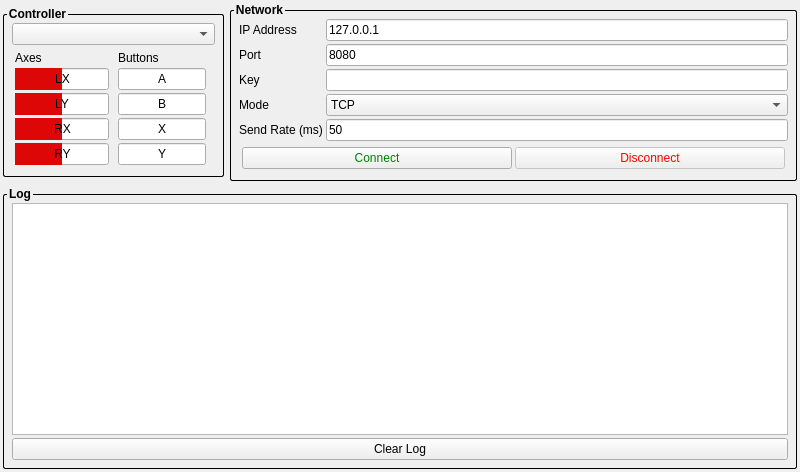
<?xml version="1.0" encoding="UTF-8"?>
<ui version="4.0">
 <class>DriveStationWindow</class>
 <widget class="QMainWindow" name="DriveStationWindow">
  <property name="geometry">
   <rect>
    <x>0</x>
    <y>0</y>
    <width>800</width>
    <height>472</height>
   </rect>
  </property>
  <property name="windowTitle">
   <string>ECE306 Drive Station</string>
  </property>
  <property name="windowIcon">
   <iconset resource="../res/resources.qrc">
    <normaloff>:/icon.png</normaloff>:/icon.png</iconset>
  </property>
  <property name="styleSheet">
   <string notr="true">QGroupBox {
    border: 1px solid black;
    border-radius: 2px;
    margin-top: 7px;
    padding: 5px;
    padding-top: 1em;
}
QGroupBox::title {
    color: black;
    subcontrol-origin: margin;
    left: 4px;
    top: 0px;
}
.QProgressBar{
    color: black;
}
.QProgressBar::chunk{
	background-color: #DE0707;
    border-radius: 0px;
}
</string>
  </property>
  <widget class="QWidget" name="centralwidget">
   <layout class="QGridLayout" name="gridLayout">
    <property name="leftMargin">
     <number>3</number>
    </property>
    <property name="topMargin">
     <number>3</number>
    </property>
    <property name="rightMargin">
     <number>3</number>
    </property>
    <property name="bottomMargin">
     <number>3</number>
    </property>
    <item row="2" column="0" colspan="2">
     <widget class="QGroupBox" name="groupBox_2">
      <property name="sizePolicy">
       <sizepolicy hsizetype="Preferred" vsizetype="Expanding">
        <horstretch>0</horstretch>
        <verstretch>1</verstretch>
       </sizepolicy>
      </property>
      <property name="font">
       <font>
        <bold>true</bold>
       </font>
      </property>
      <property name="title">
       <string>Log</string>
      </property>
      <layout class="QVBoxLayout" name="verticalLayout">
       <property name="spacing">
        <number>3</number>
       </property>
       <property name="leftMargin">
        <number>3</number>
       </property>
       <property name="topMargin">
        <number>3</number>
       </property>
       <property name="rightMargin">
        <number>3</number>
       </property>
       <property name="bottomMargin">
        <number>3</number>
       </property>
       <item>
        <widget class="QPlainTextEdit" name="txt_log">
         <property name="sizePolicy">
          <sizepolicy hsizetype="Expanding" vsizetype="Expanding">
           <horstretch>0</horstretch>
           <verstretch>1</verstretch>
          </sizepolicy>
         </property>
         <property name="readOnly">
          <bool>true</bool>
         </property>
        </widget>
       </item>
       <item>
        <widget class="QPushButton" name="btn_clear_log">
         <property name="font">
          <font>
           <bold>false</bold>
          </font>
         </property>
         <property name="text">
          <string>Clear Log</string>
         </property>
        </widget>
       </item>
      </layout>
     </widget>
    </item>
    <item row="1" column="0">
     <widget class="QGroupBox" name="groupBox">
      <property name="sizePolicy">
       <sizepolicy hsizetype="Preferred" vsizetype="Fixed">
        <horstretch>0</horstretch>
        <verstretch>1</verstretch>
       </sizepolicy>
      </property>
      <property name="font">
       <font>
        <bold>true</bold>
       </font>
      </property>
      <property name="title">
       <string>Controller</string>
      </property>
      <layout class="QGridLayout" name="gridLayout_4">
       <property name="leftMargin">
        <number>3</number>
       </property>
       <property name="topMargin">
        <number>3</number>
       </property>
       <property name="rightMargin">
        <number>3</number>
       </property>
       <property name="bottomMargin">
        <number>3</number>
       </property>
       <property name="spacing">
        <number>3</number>
       </property>
       <item row="1" column="1">
        <widget class="QWidget" name="pnl_axes" native="true">
         <property name="sizePolicy">
          <sizepolicy hsizetype="Expanding" vsizetype="Preferred">
           <horstretch>1</horstretch>
           <verstretch>0</verstretch>
          </sizepolicy>
         </property>
         <layout class="QVBoxLayout" name="verticalLayout_7">
          <property name="spacing">
           <number>3</number>
          </property>
          <property name="leftMargin">
           <number>3</number>
          </property>
          <property name="topMargin">
           <number>3</number>
          </property>
          <property name="rightMargin">
           <number>3</number>
          </property>
          <property name="bottomMargin">
           <number>3</number>
          </property>
          <item>
           <widget class="QLabel" name="lbl_axes">
            <property name="sizePolicy">
             <sizepolicy hsizetype="Preferred" vsizetype="Fixed">
              <horstretch>0</horstretch>
              <verstretch>0</verstretch>
             </sizepolicy>
            </property>
            <property name="font">
             <font>
              <bold>false</bold>
             </font>
            </property>
            <property name="text">
             <string>Axes</string>
            </property>
           </widget>
          </item>
          <item>
           <widget class="QProgressBar" name="pbar_lx">
            <property name="minimumSize">
             <size>
              <width>1</width>
              <height>0</height>
             </size>
            </property>
            <property name="font">
             <font>
              <bold>false</bold>
             </font>
            </property>
            <property name="styleSheet">
             <string notr="true"/>
            </property>
            <property name="minimum">
             <number>-32768</number>
            </property>
            <property name="maximum">
             <number>32767</number>
            </property>
            <property name="value">
             <number>0</number>
            </property>
            <property name="alignment">
             <set>Qt::AlignCenter</set>
            </property>
            <property name="format">
             <string>LX</string>
            </property>
           </widget>
          </item>
          <item>
           <widget class="QProgressBar" name="pbar_ly">
            <property name="minimumSize">
             <size>
              <width>1</width>
              <height>0</height>
             </size>
            </property>
            <property name="font">
             <font>
              <bold>false</bold>
             </font>
            </property>
            <property name="minimum">
             <number>-32768</number>
            </property>
            <property name="maximum">
             <number>32767</number>
            </property>
            <property name="value">
             <number>0</number>
            </property>
            <property name="alignment">
             <set>Qt::AlignCenter</set>
            </property>
            <property name="format">
             <string>LY</string>
            </property>
           </widget>
          </item>
          <item>
           <widget class="QProgressBar" name="pbar_rx">
            <property name="minimumSize">
             <size>
              <width>1</width>
              <height>0</height>
             </size>
            </property>
            <property name="font">
             <font>
              <bold>false</bold>
             </font>
            </property>
            <property name="minimum">
             <number>-32768</number>
            </property>
            <property name="maximum">
             <number>32767</number>
            </property>
            <property name="value">
             <number>0</number>
            </property>
            <property name="alignment">
             <set>Qt::AlignCenter</set>
            </property>
            <property name="format">
             <string>RX</string>
            </property>
           </widget>
          </item>
          <item>
           <widget class="QProgressBar" name="pbar_ry">
            <property name="minimumSize">
             <size>
              <width>1</width>
              <height>0</height>
             </size>
            </property>
            <property name="font">
             <font>
              <bold>false</bold>
             </font>
            </property>
            <property name="minimum">
             <number>-32768</number>
            </property>
            <property name="maximum">
             <number>32767</number>
            </property>
            <property name="value">
             <number>0</number>
            </property>
            <property name="alignment">
             <set>Qt::AlignCenter</set>
            </property>
            <property name="format">
             <string>RY</string>
            </property>
           </widget>
          </item>
         </layout>
        </widget>
       </item>
       <item row="1" column="2">
        <widget class="QWidget" name="pnl_buttons" native="true">
         <property name="sizePolicy">
          <sizepolicy hsizetype="Expanding" vsizetype="Preferred">
           <horstretch>1</horstretch>
           <verstretch>0</verstretch>
          </sizepolicy>
         </property>
         <layout class="QGridLayout" name="gridLayout_2">
          <property name="leftMargin">
           <number>3</number>
          </property>
          <property name="topMargin">
           <number>3</number>
          </property>
          <property name="rightMargin">
           <number>3</number>
          </property>
          <property name="bottomMargin">
           <number>3</number>
          </property>
          <property name="verticalSpacing">
           <number>3</number>
          </property>
          <item row="3" column="0">
           <widget class="QProgressBar" name="pbar_x">
            <property name="minimumSize">
             <size>
              <width>1</width>
              <height>0</height>
             </size>
            </property>
            <property name="font">
             <font>
              <bold>false</bold>
             </font>
            </property>
            <property name="maximum">
             <number>1</number>
            </property>
            <property name="value">
             <number>0</number>
            </property>
            <property name="alignment">
             <set>Qt::AlignCenter</set>
            </property>
            <property name="format">
             <string>X</string>
            </property>
           </widget>
          </item>
          <item row="4" column="0">
           <widget class="QProgressBar" name="pbar_y">
            <property name="minimumSize">
             <size>
              <width>1</width>
              <height>0</height>
             </size>
            </property>
            <property name="font">
             <font>
              <bold>false</bold>
             </font>
            </property>
            <property name="maximum">
             <number>1</number>
            </property>
            <property name="value">
             <number>0</number>
            </property>
            <property name="alignment">
             <set>Qt::AlignCenter</set>
            </property>
            <property name="format">
             <string>Y</string>
            </property>
           </widget>
          </item>
          <item row="0" column="0" colspan="2">
           <widget class="QLabel" name="lbl_buttons">
            <property name="sizePolicy">
             <sizepolicy hsizetype="Preferred" vsizetype="Fixed">
              <horstretch>0</horstretch>
              <verstretch>0</verstretch>
             </sizepolicy>
            </property>
            <property name="font">
             <font>
              <bold>false</bold>
             </font>
            </property>
            <property name="text">
             <string>Buttons</string>
            </property>
           </widget>
          </item>
          <item row="2" column="0">
           <widget class="QProgressBar" name="pbar_b">
            <property name="minimumSize">
             <size>
              <width>1</width>
              <height>0</height>
             </size>
            </property>
            <property name="font">
             <font>
              <bold>false</bold>
             </font>
            </property>
            <property name="maximum">
             <number>1</number>
            </property>
            <property name="value">
             <number>0</number>
            </property>
            <property name="alignment">
             <set>Qt::AlignCenter</set>
            </property>
            <property name="format">
             <string>B</string>
            </property>
           </widget>
          </item>
          <item row="1" column="0">
           <widget class="QProgressBar" name="pbar_a">
            <property name="minimumSize">
             <size>
              <width>1</width>
              <height>0</height>
             </size>
            </property>
            <property name="font">
             <font>
              <bold>false</bold>
             </font>
            </property>
            <property name="maximum">
             <number>1</number>
            </property>
            <property name="value">
             <number>0</number>
            </property>
            <property name="alignment">
             <set>Qt::AlignCenter</set>
            </property>
            <property name="format">
             <string>A</string>
            </property>
           </widget>
          </item>
         </layout>
        </widget>
       </item>
       <item row="0" column="1" colspan="2">
        <widget class="QComboBox" name="cbo_controllers">
         <property name="sizePolicy">
          <sizepolicy hsizetype="Preferred" vsizetype="Fixed">
           <horstretch>1</horstretch>
           <verstretch>0</verstretch>
          </sizepolicy>
         </property>
         <property name="font">
          <font>
           <bold>false</bold>
          </font>
         </property>
        </widget>
       </item>
      </layout>
     </widget>
    </item>
    <item row="1" column="1">
     <widget class="QGroupBox" name="groupBox_4">
      <property name="sizePolicy">
       <sizepolicy hsizetype="Preferred" vsizetype="Preferred">
        <horstretch>1</horstretch>
        <verstretch>0</verstretch>
       </sizepolicy>
      </property>
      <property name="font">
       <font>
        <bold>true</bold>
       </font>
      </property>
      <property name="title">
       <string>Network</string>
      </property>
      <layout class="QVBoxLayout" name="verticalLayout_2">
       <property name="spacing">
        <number>3</number>
       </property>
       <property name="leftMargin">
        <number>3</number>
       </property>
       <property name="topMargin">
        <number>3</number>
       </property>
       <property name="rightMargin">
        <number>3</number>
       </property>
       <property name="bottomMargin">
        <number>3</number>
       </property>
       <item>
        <widget class="QWidget" name="widget" native="true">
         <property name="sizePolicy">
          <sizepolicy hsizetype="Preferred" vsizetype="Preferred">
           <horstretch>1</horstretch>
           <verstretch>0</verstretch>
          </sizepolicy>
         </property>
         <property name="font">
          <font>
           <bold>true</bold>
          </font>
         </property>
         <layout class="QGridLayout" name="gridLayout_3">
          <property name="leftMargin">
           <number>0</number>
          </property>
          <property name="topMargin">
           <number>0</number>
          </property>
          <property name="rightMargin">
           <number>0</number>
          </property>
          <property name="bottomMargin">
           <number>0</number>
          </property>
          <property name="spacing">
           <number>3</number>
          </property>
          <item row="3" column="2">
           <widget class="QComboBox" name="cbo_mode">
            <item>
             <property name="text">
              <string>TCP</string>
             </property>
            </item>
            <item>
             <property name="text">
              <string>UDP</string>
             </property>
            </item>
           </widget>
          </item>
          <item row="0" column="2">
           <widget class="QLineEdit" name="txt_ip">
            <property name="sizePolicy">
             <sizepolicy hsizetype="Expanding" vsizetype="Fixed">
              <horstretch>1</horstretch>
              <verstretch>0</verstretch>
             </sizepolicy>
            </property>
            <property name="font">
             <font>
              <bold>false</bold>
             </font>
            </property>
            <property name="text">
             <string>127.0.0.1</string>
            </property>
           </widget>
          </item>
          <item row="1" column="0">
           <widget class="QLabel" name="label_7">
            <property name="text">
             <string>Port</string>
            </property>
           </widget>
          </item>
          <item row="2" column="0">
           <widget class="QLabel" name="label_9">
            <property name="text">
             <string>Key</string>
            </property>
           </widget>
          </item>
          <item row="0" column="0">
           <widget class="QLabel" name="label_5">
            <property name="text">
             <string>IP Address</string>
            </property>
           </widget>
          </item>
          <item row="3" column="0">
           <widget class="QLabel" name="label_10">
            <property name="text">
             <string>Mode</string>
            </property>
           </widget>
          </item>
          <item row="2" column="2">
           <widget class="QLineEdit" name="txt_key">
            <property name="sizePolicy">
             <sizepolicy hsizetype="Expanding" vsizetype="Fixed">
              <horstretch>1</horstretch>
              <verstretch>0</verstretch>
             </sizepolicy>
            </property>
            <property name="font">
             <font>
              <bold>false</bold>
             </font>
            </property>
            <property name="inputMethodHints">
             <set>Qt::ImhHiddenText|Qt::ImhNoAutoUppercase|Qt::ImhNoPredictiveText|Qt::ImhSensitiveData</set>
            </property>
            <property name="echoMode">
             <enum>QLineEdit::Password</enum>
            </property>
           </widget>
          </item>
          <item row="1" column="2">
           <widget class="QLineEdit" name="txt_port">
            <property name="sizePolicy">
             <sizepolicy hsizetype="Expanding" vsizetype="Fixed">
              <horstretch>1</horstretch>
              <verstretch>0</verstretch>
             </sizepolicy>
            </property>
            <property name="font">
             <font>
              <bold>false</bold>
             </font>
            </property>
            <property name="text">
             <string>8080</string>
            </property>
           </widget>
          </item>
          <item row="4" column="0">
           <widget class="QLabel" name="label">
            <property name="text">
             <string>Send Rate (ms)</string>
            </property>
           </widget>
          </item>
          <item row="4" column="2">
           <widget class="QLineEdit" name="txt_send_rate">
            <property name="text">
             <string>50</string>
            </property>
           </widget>
          </item>
         </layout>
        </widget>
       </item>
       <item alignment="Qt::AlignBottom">
        <widget class="QWidget" name="widget_2" native="true">
         <layout class="QHBoxLayout" name="horizontalLayout_2">
          <property name="spacing">
           <number>3</number>
          </property>
          <property name="leftMargin">
           <number>3</number>
          </property>
          <property name="topMargin">
           <number>3</number>
          </property>
          <property name="rightMargin">
           <number>3</number>
          </property>
          <property name="bottomMargin">
           <number>3</number>
          </property>
          <item>
           <widget class="QPushButton" name="btn_connect">
            <property name="font">
             <font>
              <bold>false</bold>
             </font>
            </property>
            <property name="styleSheet">
             <string notr="true">color: green</string>
            </property>
            <property name="text">
             <string>Connect</string>
            </property>
           </widget>
          </item>
          <item>
           <widget class="QPushButton" name="btn_disconnect">
            <property name="enabled">
             <bool>false</bool>
            </property>
            <property name="font">
             <font>
              <bold>false</bold>
             </font>
            </property>
            <property name="styleSheet">
             <string notr="true">color: red;</string>
            </property>
            <property name="text">
             <string>Disconnect</string>
            </property>
           </widget>
          </item>
         </layout>
        </widget>
       </item>
      </layout>
     </widget>
    </item>
   </layout>
  </widget>
 </widget>
 <resources>
  <include location="../res/resources.qrc"/>
 </resources>
 <connections/>
</ui>
